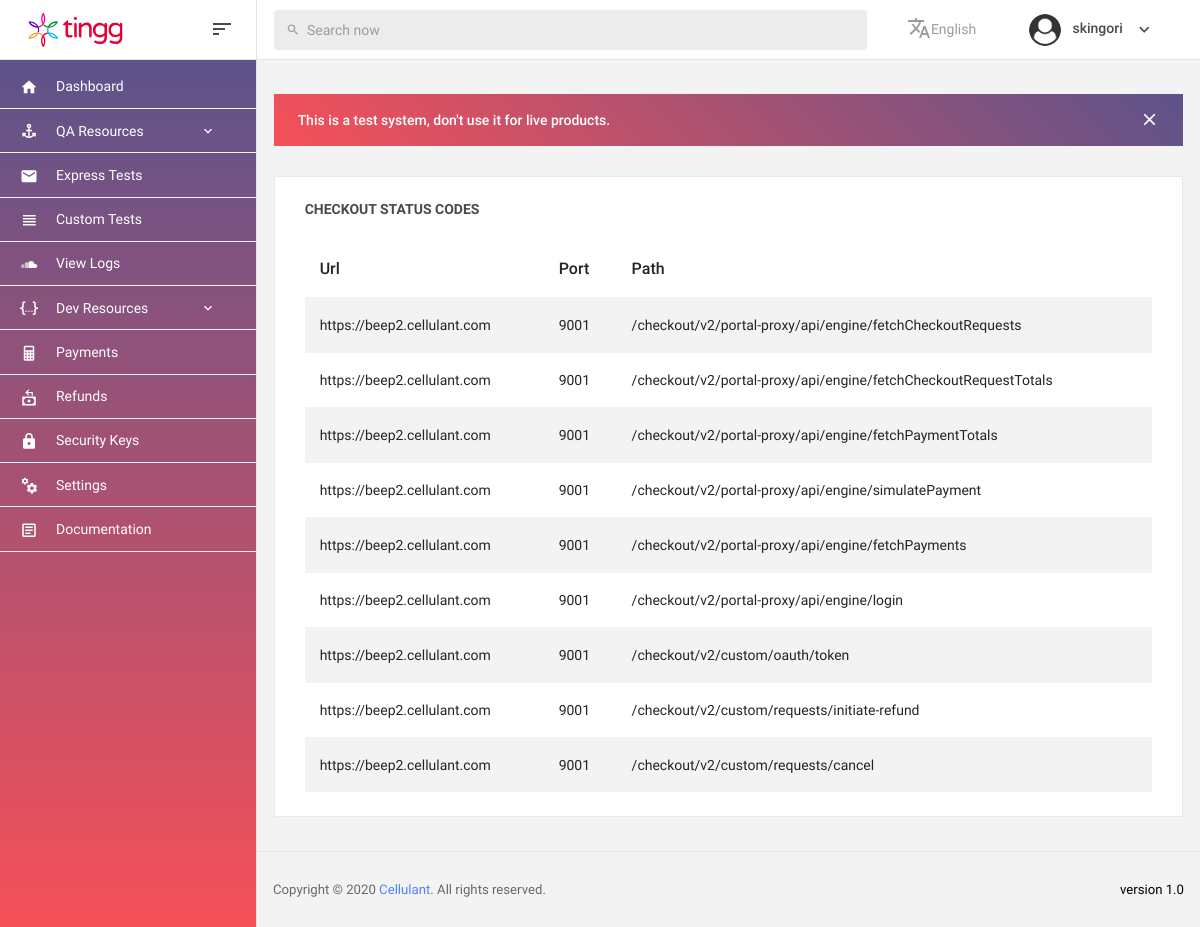
The app's page /accounts/endpoints/ (signed in), older data.
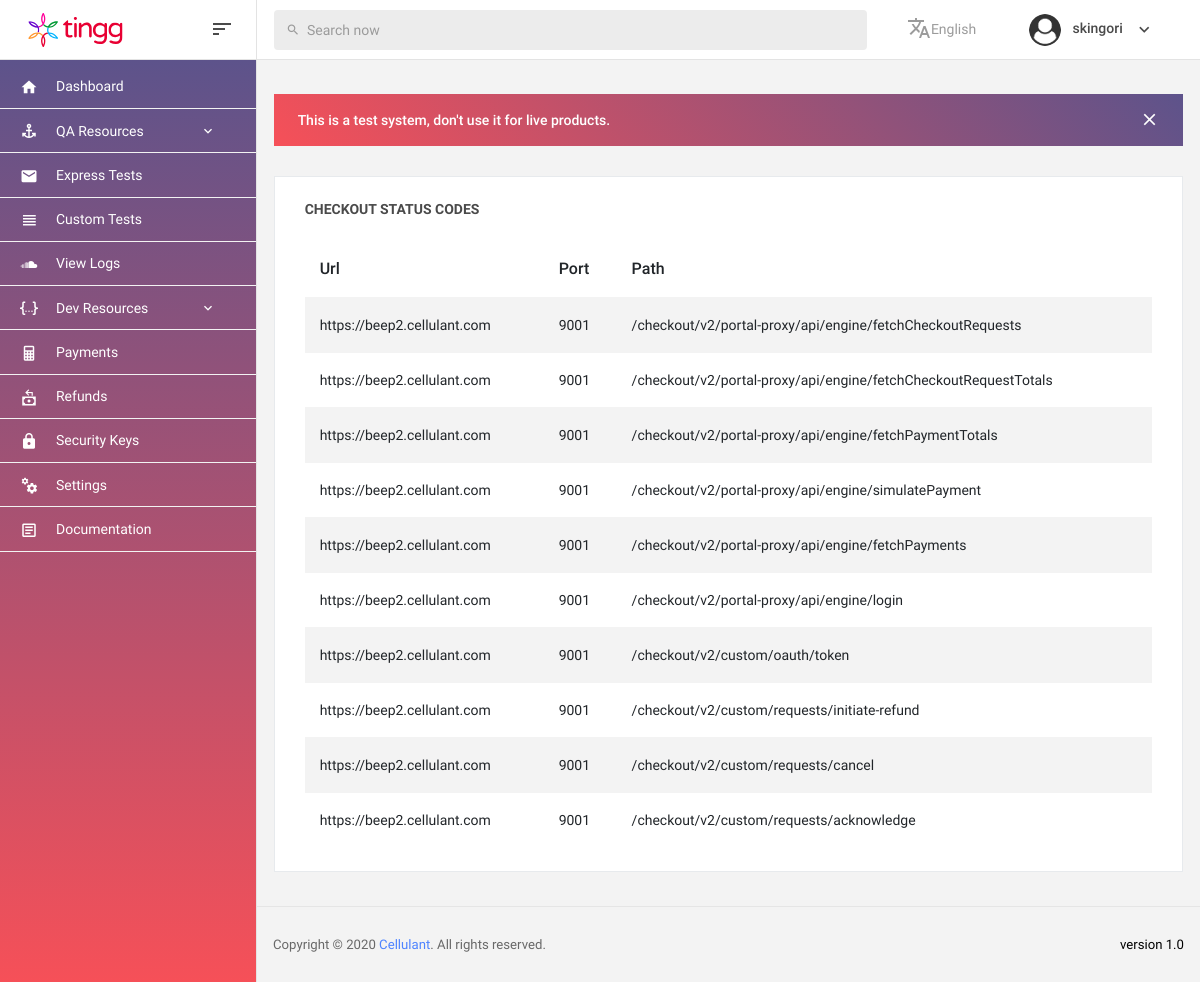
The same page, newer data.
### autoapp_tingg/models.py (models this page shows, shortened)
class APISettings(models.Model):
    display_name = models.CharField(max_length=30)
    unique_name = models.CharField(max_length=50, unique=True)
    url = models.URLField()
    port = models.IntegerField()
    path = models.CharField(max_length=200)
    description = models.TextField()
    class Meta:
        verbose_name = 'Endpoint'
        verbose_name_plural = 'Endpoints'
        db_table = 'APISettings'

### autoapp_tingg/views.py (the view)
# urls.py: path('endpoints/', views.GetEndpointsList.as_view(), name='endpoints'),
class GetEndpointsList(ListView):
    template_name = 'home/api_endpoints.html'
    model = APISettings
    def get_context_data(self, **kwargs):
        context = super().get_context_data(**kwargs)
        context['username'] = self.request.session['username']
        return context

### autoapp_tingg/templates/home/api_endpoints.html
{% extends 'home/new_base.html' %}
{% load static %}
{% block content-wrapper %}
    {% block home-message %}
        {% block home-banner %}
            {% include 'partials/_banner.html' %}
        {% endblock home-banner %}
        {% include 'partials/_endpoints_table.html' %}
    {% endblock home-message %}
{% endblock %}

### autoapp_tingg/templates/home/new_base.html (shortened to what this page needs)
{% load static i18n %}
<!DOCTYPE html>
<html lang="en">
<head>
    <link rel="stylesheet" type="text/css"
          href="https://cdn.datatables.net/v/bs4/jq-3.3.1/dt-1.10.20/r-2.2.3/datatables.min.css"/>
    <link rel="stylesheet" href="{% static 'vendors/mdi/css/materialdesignicons.min.css' %}">
    <link rel="stylesheet" href="{% static 'vendors/base/vendor.bundle.base.css' %}">
    <link rel="stylesheet" href="{% static 'css/style.css' %}">
</head>
<body>
<div class="container-scroller">
    {% include 'partials/_navbar.html' %}
    <div class="container-fluid page-body-wrapper">
        {% include 'partials/_sidebar.html' %}
        <div class="main-panel">
            <div class="content-wrapper">
                {% block content-wrapper %}
                {% endblock content-wrapper %}
            </div>
            {% include 'partials/_footer.html' %}
        </div>
    </div>
</div>
</body>
</html>

### autoapp_tingg/templates/partials/_navbar.html (shortened to what this page needs)
{% load static i18n %}
<nav class="navbar col-lg-12 col-12 p-0 fixed-top d-flex flex-row">
    <div class="navbar-brand-wrapper d-flex justify-content-center">
        <div class="navbar-brand-inner-wrapper d-flex justify-content-between align-items-center w-100">
            <a class="navbar-brand brand-logo" href=""><img src="{% static 'images/tingg.svg' %}" alt="logo"/></a>
            <button class="navbar-toggler navbar-toggler align-self-center" type="button" data-toggle="minimize">
                <span class="mdi mdi-sort-variant"></span>
            </button>
        </div>
    </div>
    <div class="navbar-menu-wrapper d-flex align-items-center justify-content-end">
        <ul class="navbar-nav mr-lg-4 w-100">
            <li class="nav-item nav-search d-none d-lg-block w-100">
                <div class="input-group">
                    <div class="input-group-prepend">
            <span class="input-group-text" id="search">
              <i class="mdi mdi-magnify"></i>
            </span>
                    </div>
                    <input type="text" class="form-control" placeholder="Search now" aria-label="search"
                           aria-describedby="search">
                </div>
            </li>
        </ul>
        <ul class="navbar-nav navbar-nav-right">
            <li class="nav-item dropdown mr-4">
                <a class="nav-link count-indicator dropdown-toggle d-flex align-items-center justify-content-center notification-dropdown"
                   id="notificationDropdown" href="#" data-toggle="dropdown">
                    <i class="mdi mdi-translate mx-0"></i>
                    {% get_current_language as LANGUAGE_CODE %}
                    {% get_available_languages as LANGUAGES %}
                    {% get_language_info_list for LANGUAGES as languages %}
                    {% for language in languages %}
                        <span class="nav-profile-name">{% if language.code == LANGUAGE_CODE %}
                            {{ language.name_local }}{% endif %}</span>
                    {% endfor %}
                </a>
            </li>
            <li class="nav-item nav-profile dropdown">
                <a class="nav-link dropdown-toggle" href="#" data-toggle="dropdown" id="profileDropdown">
                    <img src="{% static 'images/faces/user.png' %}" alt="profile"/>
                    <span class="nav-profile-name">{% if username %}{{ username }}{% else %}
                        Configuration {% endif %}</span>
                </a>
            </li>
        </ul>
    </div>
</nav>

### autoapp_tingg/templates/partials/_language_form.html (shortened to what this page needs)
{% load i18n %}

### autoapp_tingg/templates/partials/_sidebar.html (shortened to what this page needs)
<nav class="sidebar sidebar-offcanvas" id="sidebar">
    <ul class="nav">
        <li class="nav-item">
            <a class="nav-link" href="{% url 'qa_app:home' %}">
                <i class="mdi mdi-home menu-icon"></i>
                <span class="menu-title">Dashboard</span>
            </a>
        </li>
        <li class="nav-item">
            <a class="nav-link" data-toggle="collapse" href="#ui-basic" aria-expanded="false" aria-controls="ui-basic">
                <i class="mdi mdi-anchor menu-icon"></i>
                <span class="menu-title">QA Resources</span>
                <i class="menu-arrow"></i>
            </a>
        </li>
        <li class="nav-item">
            <a class="nav-link" href="{% url 'main_app:checkout' %}">
                <i class="mdi mdi-email menu-icon"></i>
                <span class="menu-title">Express Tests</span>
            </a>
        </li>
        <li class="nav-item">
            <a class="nav-link" href="">
                <i class="mdi mdi-view-headline menu-icon"></i>
                <span class="menu-title">Custom Tests</span>
            </a>
        </li>
        <li class="nav-item">
            <a target="_blank" class="nav-link" href="{% url 'main_app:dll' %}">
                <i class="mdi mdi-soundcloud menu-icon"></i>
                <span class="menu-title">View Logs</span>
            </a>
        </li>
         <li class="nav-item">
            <a class="nav-link" data-toggle="collapse" href="#dev-basic" aria-expanded="false" aria-controls="ui-basic">
                <i class="mdi mdi-json menu-icon"></i>
                <span class="menu-title">Dev Resources</span>
                <i class="menu-arrow"></i>
            </a>
        </li>
        <li class="nav-item">
            <a class="nav-link" href="{% url 'main_app:payments' %}">
                <i class="mdi mdi-calculator menu-icon"></i>
                <span class="menu-title">Payments</span>
            </a>
        </li>
        <li class="nav-item">
            <a class="nav-link" href="{% url 'main_app:refunds' checkout_id=0 merchant_id=0 amount=0 %}">
                <i class="mdi mdi-cash-refund menu-icon"></i>
                <span class="menu-title">Refunds</span>
            </a>
        </li>
        <li class="nav-item">
            <a class="nav-link" href="{% url 'main_app:user_keys' %}">
                <i class="mdi mdi-lock menu-icon"></i>
                <span class="menu-title">Security Keys</span>
            </a>
        </li>
        <li class="nav-item">
            <a class="nav-link" href="{% url 'admin:index' %}">
                <i class="mdi mdi-cogs menu-icon"></i>
                <span class="menu-title">Settings</span>
            </a>
        </li>
        <li class="nav-item">
            <a class="nav-link" href="">
                <i class="mdi mdi-file-document-box-outline menu-icon"></i>
                <span class="menu-title">Documentation</span>
            </a>
        </li>
    </ul>
</nav>

### autoapp_tingg/templates/partials/_banner.html (shortened to what this page needs)
{% load i18n %}
<div class="row" id="proBanner">
    <div class="col-md-12 grid-margin">
        <div class="card bg-gradient-success-cellulant border-0">
            <div class="card-body py-3 px-4 d-flex align-items-center justify-content-between flex-wrap">
                <p class="mb-0 text-white font-weight-medium" id="text1">
                        </p>
                <div class="d-flex">
                    <button id="bannerClose" class="btn border-0 p-0">
                        <i class="mdi mdi-close text-white"></i>
                    </button>
                </div>
            </div>
        </div>
    </div>
</div>

### autoapp_tingg/templates/partials/_endpoints_table.html
{% load i18n %}
<div class="card">
    <div class="card-body">
        <div class="d-flex justify-content-between flex-wrap card-title">
            <div class="d-flex align-items-end flex-wrap">
                <div class="mr-md-3 mr-xl-5">
                    {% trans 'Checkout Status Codes' %}
                </div>
            </div>
        </div>
        <div class="table-responsive">
        {% if object_list %}
            <table id="checkout_requests" class="table table-striped table-hover">
                <thead>
                <tr>
                    <th>Url</th>
                    <th>Port</th>
                    <th>Path</th>
                </tr>
                </thead>
                <tbody>
                {% for i in object_list %}
                    <tr>
                        <td>{{ i.url }}</td>
                    <td>{{ i.port }}</td>
                    <td>{{ i.path }}</td>
                    </tr>
                {% endfor %}
                </tbody>
            </table>
        {% else %}
        No data found!
        {% endif %}
        </div>
    </div>
</div>

### autoapp_tingg/templates/partials/_footer.html
<footer class="footer">
  <div class="d-sm-flex justify-content-center justify-content-sm-between">
    <span class="text-muted text-center text-sm-left d-block d-sm-inline-block">Copyright © {% now 'Y' %} <a
        href="https://cellulant.co.ke/" target="_blank">Cellulant</a>. All rights reserved.</span>
    <span class="float-none float-sm-right d-block mt-1 mt-sm-0 text-center">version 1.0</span>
  </div>
</footer>

Row changes from the older to the newer data that the page shows:
added APISettings: url "https://beep2.cellulant.com", port "9001", path "/checkout/v2/custom/requests/acknowledge"
